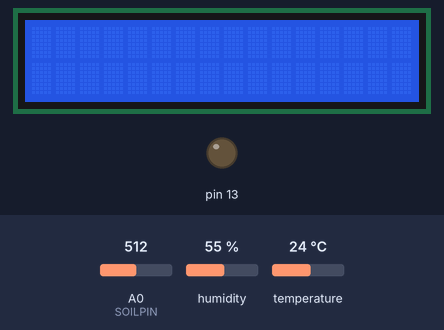
Simulated run of this program. Board: Arduino Uno, built with avr-gcc and run on an emulated ATmega328P. Parts: 16×2 character LCD, output pins drawn as LEDs (lit = HIGH). The inputs (shaded band) are chosen by the test bench; at power-on: humidity 55 %, A0 (SOILPIN) = 512, temperature 24 °C. Pins used as bus, display or sensor lines are not drawn; what the program prints to the serial monitor is not drawn.

Above: at 1.2 s.
1.3 s: humidity set to 22 %
At 10.9 s:
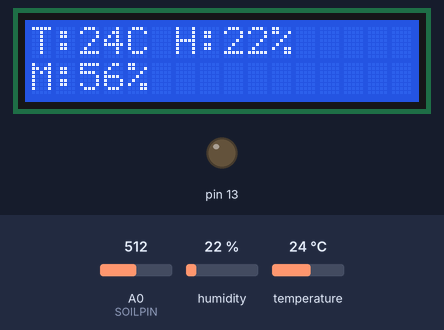
16.3 s: A0 (SOILPIN) set to 716
At 21.1 s:
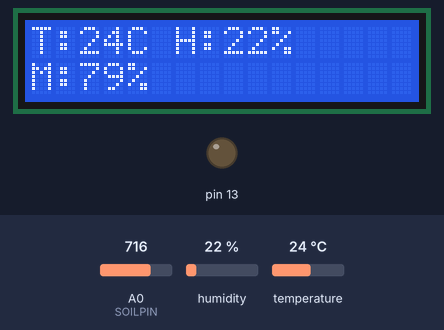
31.3 s: temperature set to 12 °C
At 41.6 s:
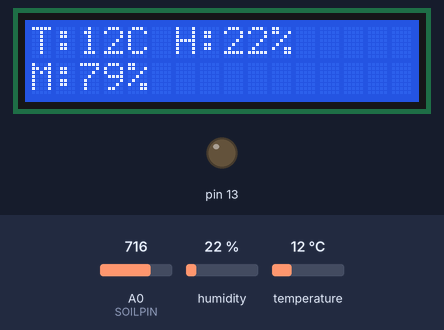
46.3 s: A0 (SOILPIN) set to 900
At 50.7 s:
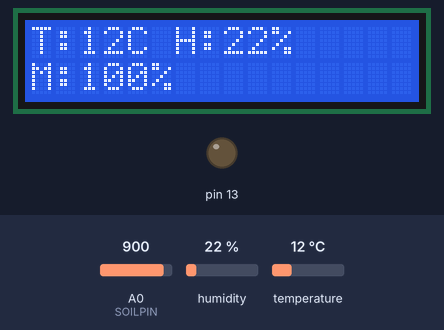
61.3 s: humidity set to 40 %
At 71.2 s:
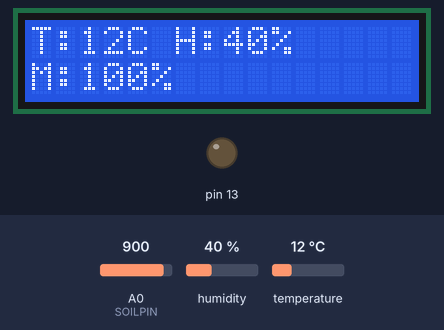
Timing chart, 0 to 72.7 s (numbered marks = the images above; inputs shaded):
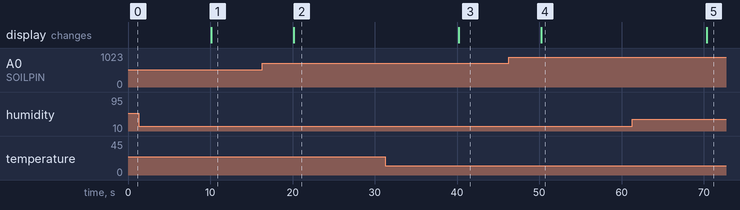

The program:

main.cpp
```cpp
#include <Arduino.h>
#include <Adafruit_Sensor.h>
#include <DHT.h>
#include <LiquidCrystal.h>

#define DHTPIN 2
#define DHTTYPE DHT11

#define SOILPOWER 4
#define SOILPIN A0

LiquidCrystal lcd(7, 8, 9, 10, 11, 12);

DHT dht( DHTPIN, DHTTYPE );


int readSoil()
{
    int return_value;
    digitalWrite(SOILPOWER, HIGH);
    delay(10);
    return_value = analogRead(SOILPIN);
    digitalWrite(SOILPOWER, LOW);
    return return_value;
}


void setup()
{
  Serial.begin(9600);

  pinMode(SOILPOWER, OUTPUT);
  pinMode(13, OUTPUT);
  digitalWrite(13, LOW);
  digitalWrite(SOILPOWER, LOW);

  lcd.begin(16, 2);
  dht.begin();

}

void loop()
{
  delay(10000);

  float temperature = dht.readTemperature();
  float humidity = dht.readHumidity();
  int moisture = readSoil();


  Serial.print( "T = ");
  Serial.print( temperature, 1 );
  Serial.print( " deg. C, H = " );
  Serial.print( humidity, 1 );
  Serial.print( "%, M = ");
  Serial.println(moisture);

  lcd.clear();

  lcd.setCursor(0,0);
  lcd.print("T:");
  lcd.print(temperature, 0);
  lcd.print("C H:");
  lcd.print(humidity, 0);
  lcd.print("%");
  lcd.setCursor(0,1);
  lcd.print("M:");
  lcd.print(map(moisture,0,900,0,100));
  lcd.print("%");
}
```

Measured:
- after the input at 1.3 s, the display: changes after 8.8 s (image 1)
- after the input at 16.3 s, the display: changes after 3.8 s (image 2)
- after the input at 31.3 s, the display: changes after 8.9 s (image 3)
- after the input at 46.3 s, the display: changes after 4.0 s (image 4)
- after the input at 61.3 s, the display: changes after 9.0 s (image 5)
